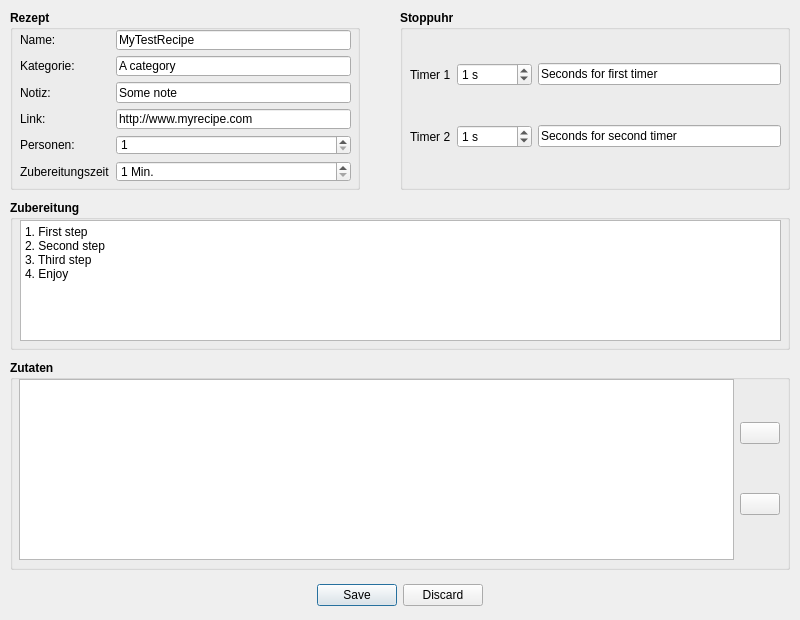
<?xml version="1.0" encoding="UTF-8"?>
<ui version="4.0">
 <class>CreateRecipe</class>
 <widget class="QDialog" name="CreateRecipe">
  <property name="geometry">
   <rect>
    <x>0</x>
    <y>0</y>
    <width>800</width>
    <height>620</height>
   </rect>
  </property>
  <property name="windowTitle">
   <string>Neues Rezept</string>
  </property>
  <property name="toolTip">
   <string/>
  </property>
  <widget class="QDialogButtonBox" name="buttonBox">
   <property name="geometry">
    <rect>
     <x>10</x>
     <y>580</y>
     <width>780</width>
     <height>30</height>
    </rect>
   </property>
   <property name="standardButtons">
    <set>QDialogButtonBox::Discard|QDialogButtonBox::Save</set>
   </property>
   <property name="centerButtons">
    <bool>true</bool>
   </property>
  </widget>
  <widget class="QGroupBox" name="groupBox_Recipe">
   <property name="geometry">
    <rect>
     <x>10</x>
     <y>10</y>
     <width>350</width>
     <height>180</height>
    </rect>
   </property>
   <property name="font">
    <font>
     <weight>75</weight>
     <bold>true</bold>
    </font>
   </property>
   <property name="title">
    <string>Rezept</string>
   </property>
   <widget class="QWidget" name="formLayoutWidget">
    <property name="geometry">
     <rect>
      <x>10</x>
      <y>20</y>
      <width>331</width>
      <height>152</height>
     </rect>
    </property>
    <layout class="QFormLayout" name="formLayout">
     <item row="0" column="0">
      <widget class="QLabel" name="label_Name">
       <property name="font">
        <font>
         <weight>50</weight>
         <bold>false</bold>
        </font>
       </property>
       <property name="text">
        <string>Name:</string>
       </property>
      </widget>
     </item>
     <item row="0" column="1">
      <widget class="QLineEdit" name="lineEdit_Name">
       <property name="font">
        <font>
         <weight>50</weight>
         <bold>false</bold>
        </font>
       </property>
       <property name="toolTip">
        <string>Name des Rezeptes.</string>
       </property>
       <property name="text">
        <string>MyTestRecipe</string>
       </property>
       <property name="cursorPosition">
        <number>0</number>
       </property>
      </widget>
     </item>
     <item row="1" column="0">
      <widget class="QLabel" name="label_Category">
       <property name="font">
        <font>
         <weight>50</weight>
         <bold>false</bold>
        </font>
       </property>
       <property name="text">
        <string>Kategorie:</string>
       </property>
      </widget>
     </item>
     <item row="1" column="1">
      <widget class="QLineEdit" name="lineEdit_Category">
       <property name="font">
        <font>
         <weight>50</weight>
         <bold>false</bold>
        </font>
       </property>
       <property name="toolTip">
        <string>Zusätzliche Notizen.</string>
       </property>
       <property name="text">
        <string>A category</string>
       </property>
       <property name="cursorPosition">
        <number>1</number>
       </property>
      </widget>
     </item>
     <item row="2" column="0">
      <widget class="QLabel" name="label_Note">
       <property name="font">
        <font>
         <weight>50</weight>
         <bold>false</bold>
        </font>
       </property>
       <property name="text">
        <string>Notiz:</string>
       </property>
      </widget>
     </item>
     <item row="2" column="1">
      <widget class="QLineEdit" name="lineEdit_Note">
       <property name="font">
        <font>
         <weight>50</weight>
         <bold>false</bold>
        </font>
       </property>
       <property name="toolTip">
        <string>Link zu dem Rezept.</string>
       </property>
       <property name="text">
        <string>Some note</string>
       </property>
       <property name="cursorPosition">
        <number>2</number>
       </property>
      </widget>
     </item>
     <item row="5" column="0">
      <widget class="QLabel" name="label_CookingTime">
       <property name="font">
        <font>
         <weight>50</weight>
         <bold>false</bold>
        </font>
       </property>
       <property name="text">
        <string>Zubereitungszeit</string>
       </property>
      </widget>
     </item>
     <item row="5" column="1">
      <widget class="QSpinBox" name="spinBox_CookingTime">
       <property name="font">
        <font>
         <weight>50</weight>
         <bold>false</bold>
        </font>
       </property>
       <property name="toolTip">
        <string>Zubereitungszeit</string>
       </property>
       <property name="suffix">
        <string> Min.</string>
       </property>
       <property name="prefix">
        <string/>
       </property>
       <property name="minimum">
        <number>1</number>
       </property>
       <property name="stepType">
        <enum>QAbstractSpinBox::DefaultStepType</enum>
       </property>
      </widget>
     </item>
     <item row="4" column="0">
      <widget class="QLabel" name="label_Persons">
       <property name="font">
        <font>
         <weight>50</weight>
         <bold>false</bold>
        </font>
       </property>
       <property name="text">
        <string>Personen:</string>
       </property>
      </widget>
     </item>
     <item row="4" column="1">
      <widget class="QSpinBox" name="spinBox_Persons">
       <property name="font">
        <font>
         <weight>50</weight>
         <bold>false</bold>
        </font>
       </property>
       <property name="toolTip">
        <string>Anzahl der Personen für das Rezept.</string>
       </property>
       <property name="minimum">
        <number>1</number>
       </property>
      </widget>
     </item>
     <item row="3" column="0">
      <widget class="QLabel" name="label_Link">
       <property name="font">
        <font>
         <weight>50</weight>
         <bold>false</bold>
        </font>
       </property>
       <property name="text">
        <string>Link:</string>
       </property>
      </widget>
     </item>
     <item row="3" column="1">
      <widget class="QLineEdit" name="lineEdit_Link">
       <property name="font">
        <font>
         <weight>50</weight>
         <bold>false</bold>
        </font>
       </property>
       <property name="toolTip">
        <string>Link zu dem Rezept.</string>
       </property>
       <property name="text">
        <string>http://www.myrecipe.com</string>
       </property>
       <property name="cursorPosition">
        <number>3</number>
       </property>
      </widget>
     </item>
    </layout>
    <zorder>label_Name</zorder>
    <zorder>lineEdit_Name</zorder>
    <zorder>label_Category</zorder>
    <zorder>lineEdit_Category</zorder>
    <zorder>label_Note</zorder>
    <zorder>label_CookingTime</zorder>
    <zorder>spinBox_CookingTime</zorder>
    <zorder>label_Persons</zorder>
    <zorder>spinBox_Persons</zorder>
    <zorder>label_Link</zorder>
    <zorder>lineEdit_Link</zorder>
    <zorder>lineEdit_Note</zorder>
   </widget>
  </widget>
  <widget class="QGroupBox" name="groupBox_Timer">
   <property name="geometry">
    <rect>
     <x>400</x>
     <y>10</y>
     <width>390</width>
     <height>180</height>
    </rect>
   </property>
   <property name="font">
    <font>
     <weight>75</weight>
     <bold>true</bold>
    </font>
   </property>
   <property name="title">
    <string>Stoppuhr</string>
   </property>
   <widget class="QWidget" name="verticalLayoutWidget">
    <property name="geometry">
     <rect>
      <x>10</x>
      <y>20</y>
      <width>371</width>
      <height>151</height>
     </rect>
    </property>
    <layout class="QVBoxLayout" name="verticalLayout">
     <item>
      <layout class="QHBoxLayout" name="horizontalLayout">
       <item>
        <widget class="QLabel" name="label_Timer1">
         <property name="font">
          <font>
           <weight>50</weight>
           <bold>false</bold>
          </font>
         </property>
         <property name="text">
          <string>Timer 1</string>
         </property>
        </widget>
       </item>
       <item>
        <widget class="QSpinBox" name="spinBox_Timer1">
         <property name="minimumSize">
          <size>
           <width>75</width>
           <height>0</height>
          </size>
         </property>
         <property name="baseSize">
          <size>
           <width>0</width>
           <height>0</height>
          </size>
         </property>
         <property name="font">
          <font>
           <weight>50</weight>
           <bold>false</bold>
          </font>
         </property>
         <property name="suffix">
          <string> s</string>
         </property>
         <property name="minimum">
          <number>0</number>
         </property>
         <property name="maximum">
          <number>99999</number>
         </property>
         <property name="value">
          <number>1</number>
         </property>
        </widget>
       </item>
       <item>
        <widget class="QLineEdit" name="lineEdit_Timer1">
         <property name="font">
          <font>
           <weight>50</weight>
           <bold>false</bold>
          </font>
         </property>
         <property name="text">
          <string>Seconds for first timer</string>
         </property>
        </widget>
       </item>
      </layout>
     </item>
     <item>
      <layout class="QHBoxLayout" name="horizontalLayout_2">
       <item>
        <widget class="QLabel" name="label_Timer2">
         <property name="font">
          <font>
           <weight>50</weight>
           <bold>false</bold>
          </font>
         </property>
         <property name="text">
          <string>Timer 2</string>
         </property>
        </widget>
       </item>
       <item>
        <widget class="QSpinBox" name="spinBox_Timer2">
         <property name="minimumSize">
          <size>
           <width>75</width>
           <height>0</height>
          </size>
         </property>
         <property name="font">
          <font>
           <weight>50</weight>
           <bold>false</bold>
          </font>
         </property>
         <property name="suffix">
          <string> s</string>
         </property>
         <property name="minimum">
          <number>0</number>
         </property>
         <property name="maximum">
          <number>99999</number>
         </property>
         <property name="value">
          <number>1</number>
         </property>
        </widget>
       </item>
       <item>
        <widget class="QLineEdit" name="lineEdit_Timer2">
         <property name="font">
          <font>
           <weight>50</weight>
           <bold>false</bold>
          </font>
         </property>
         <property name="text">
          <string>Seconds for second timer</string>
         </property>
        </widget>
       </item>
      </layout>
     </item>
    </layout>
   </widget>
  </widget>
  <widget class="QGroupBox" name="groupBox_Description">
   <property name="geometry">
    <rect>
     <x>10</x>
     <y>200</y>
     <width>780</width>
     <height>150</height>
    </rect>
   </property>
   <property name="font">
    <font>
     <weight>75</weight>
     <bold>true</bold>
    </font>
   </property>
   <property name="title">
    <string>Zubereitung</string>
   </property>
   <widget class="QPlainTextEdit" name="plainTextEdit_Description">
    <property name="geometry">
     <rect>
      <x>10</x>
      <y>20</y>
      <width>761</width>
      <height>121</height>
     </rect>
    </property>
    <property name="font">
     <font>
      <weight>50</weight>
      <bold>false</bold>
     </font>
    </property>
    <property name="toolTip">
     <string>Anleitung zur Zubereitung.</string>
    </property>
    <property name="plainText">
     <string>1. First step
2. Second step
3. Third step
4. Enjoy</string>
    </property>
   </widget>
  </widget>
  <widget class="QGroupBox" name="groupBox_Ingredients">
   <property name="geometry">
    <rect>
     <x>10</x>
     <y>360</y>
     <width>780</width>
     <height>210</height>
    </rect>
   </property>
   <property name="font">
    <font>
     <weight>75</weight>
     <bold>true</bold>
    </font>
   </property>
   <property name="toolTip">
    <string>Zutatenliste für das Rezept.</string>
   </property>
   <property name="title">
    <string>Zutaten</string>
   </property>
   <widget class="QWidget" name="horizontalLayoutWidget">
    <property name="geometry">
     <rect>
      <x>9</x>
      <y>19</y>
      <width>761</width>
      <height>181</height>
     </rect>
    </property>
    <layout class="QHBoxLayout" name="horizontalLayout_3">
     <item>
      <widget class="QTableView" name="tableView_Ingredients">
       <property name="font">
        <font>
         <weight>50</weight>
         <bold>false</bold>
        </font>
       </property>
       <property name="sizeAdjustPolicy">
        <enum>QAbstractScrollArea::AdjustIgnored</enum>
       </property>
       <attribute name="horizontalHeaderHighlightSections">
        <bool>false</bool>
       </attribute>
       <attribute name="verticalHeaderHighlightSections">
        <bool>true</bool>
       </attribute>
      </widget>
     </item>
     <item>
      <layout class="QVBoxLayout" name="verticalLayout_3">
       <item>
        <widget class="QPushButton" name="pushButton_AddIngredients">
         <property name="font">
          <font>
           <weight>50</weight>
           <bold>false</bold>
          </font>
         </property>
         <property name="toolTip">
          <string>Neue Zutat hinzufügen.</string>
         </property>
         <property name="text">
          <string/>
         </property>
         <property name="icon">
          <iconset resource="../../Ressources.qrc">
           <normaloff>:/icon/Ressources/Icons/icons8-add-property-64.png</normaloff>:/icon/Ressources/Icons/icons8-add-property-64.png</iconset>
         </property>
         <property name="iconSize">
          <size>
           <width>32</width>
           <height>32</height>
          </size>
         </property>
        </widget>
       </item>
       <item>
        <widget class="QPushButton" name="pushButton_RemoveIngredients">
         <property name="font">
          <font>
           <weight>50</weight>
           <bold>false</bold>
          </font>
         </property>
         <property name="toolTip">
          <string>Zutat entfernen</string>
         </property>
         <property name="text">
          <string/>
         </property>
         <property name="icon">
          <iconset resource="../../Ressources.qrc">
           <normaloff>:/icon/Ressources/Icons/icons8-remove-property-64.png</normaloff>:/icon/Ressources/Icons/icons8-remove-property-64.png</iconset>
         </property>
         <property name="iconSize">
          <size>
           <width>32</width>
           <height>32</height>
          </size>
         </property>
        </widget>
       </item>
      </layout>
     </item>
    </layout>
   </widget>
  </widget>
 </widget>
 <tabstops>
  <tabstop>lineEdit_Name</tabstop>
  <tabstop>lineEdit_Category</tabstop>
  <tabstop>lineEdit_Note</tabstop>
  <tabstop>lineEdit_Link</tabstop>
  <tabstop>spinBox_Persons</tabstop>
  <tabstop>spinBox_CookingTime</tabstop>
  <tabstop>spinBox_Timer1</tabstop>
  <tabstop>lineEdit_Timer1</tabstop>
  <tabstop>spinBox_Timer2</tabstop>
  <tabstop>lineEdit_Timer2</tabstop>
  <tabstop>plainTextEdit_Description</tabstop>
  <tabstop>tableView_Ingredients</tabstop>
  <tabstop>pushButton_AddIngredients</tabstop>
  <tabstop>pushButton_RemoveIngredients</tabstop>
 </tabstops>
 <resources>
  <include location="../../Ressources.qrc"/>
 </resources>
 <connections/>
</ui>
